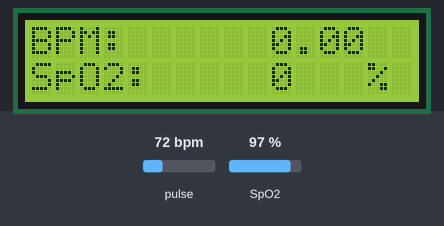
The sketch below on a simulated ESP8266 (NodeMCU). Shown: 16×2 character LCD. The test bench sets the inputs (shaded band); at power-on: pulse 72 bpm, SpO2 97 %. What the sketch prints to the serial monitor is not drawn.

Above: at 7.3 s.
7.4 s: pulse set to 42 bpm
At 9.7 s:
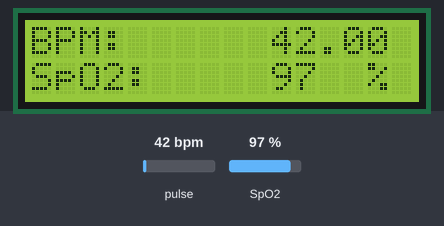
10.4 s: SpO2 set to 100 %
At 11.1 s:
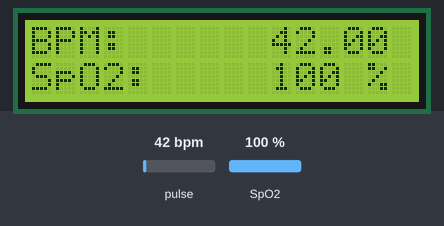
13.4 s: SpO2 set to 80 %
At 13.8 s:
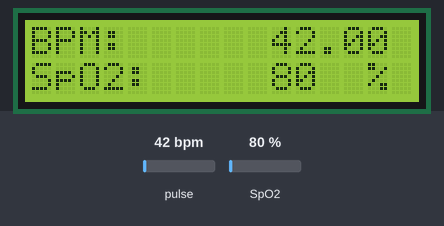
16.4 s: pulse set to 70 bpm
At 17.1 s:
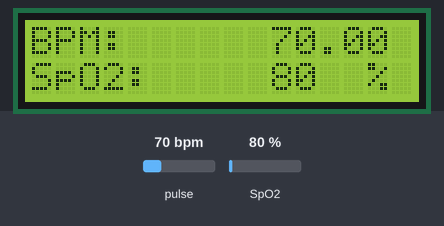
19.4 s: pulse set to 100 bpm
At 19.8 s:
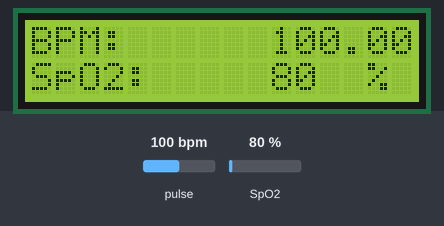
22.4 s: pulse set to 42 bpm
At 23.6 s:
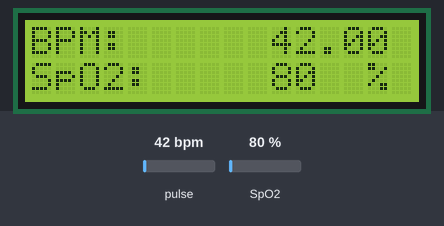
Timing chart, 0 to 25.4 s (numbered marks = the images above; inputs shaded):
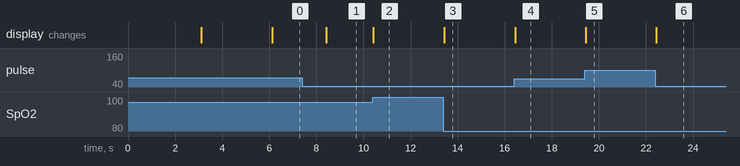

The sketch:

pulselcdtest.ino
```cpp
#include <Wire.h>
#include <ESP8266WiFi.h>
//#include <BlynkSimpleEsp8266.h>
#include "MAX30100_PulseOximeter.h"
//#include <SimpleTimer.h>
#include <ESP8266WiFi.h>
//#include <BlynkSimpleEsp8266.h>
#include <LiquidCrystal_I2C.h>
LiquidCrystal_I2C lcd(0x3F, 16, 2);

//char auth[] = "6497f4ca052e43e3817c1e7157926730";             // You should get Auth Token in the Blynk App.
char ssid[] = "Oneplus 10R";                                     // Your WiFi credentials.
char pass[] = "arkamanna";

#define REPORTING_PERIOD_MS     3000
//SimpleTimer timer;

PulseOximeter pox;
uint32_t tsLastReport = 0;

void onBeatDetected()
{
  ;
}

void setup()
{
  Serial.begin(9600);
  Wire.begin(D2, D1);
  lcd.init();
  lcd.backlight();
  lcd.setCursor(3, 0);
  lcd.print("Welcome To");
  lcd.setCursor(0, 1);
  lcd.print("JustDoElectronic");
  delay(3000);
  lcd.clear();
  lcd.setCursor(6, 0);
  lcd.print("IoT");
  lcd.setCursor(1, 1);
  lcd.print("Pulse Oximeter");
  delay(3000);
  lcd.clear();
  Serial.begin(115200);
//  Blynk.begin(auth, ssid, pass);
  Serial.print("Initializing pulse oximeter..");


  // Initialize the PulseOximeter instance
  // Failures are generally due to an improper I2C wiring, missing power supply
  // or wrong target chip
  if (!pox.begin()) {
    Serial.println("FAILED");
    for (;;);
  } else {
    Serial.println("SUCCESS");
    digitalWrite(1, HIGH);
  }
  pox.setIRLedCurrent(MAX30100_LED_CURR_24MA);

  // Register a callback for the beat detection
  pox.setOnBeatDetectedCallback(onBeatDetected);

//  timer.setInterval(1000L, getSendData);
}

void loop()
{

//  timer.run(); // Initiates SimpleTimer
//  Blynk.run();
  // Make sure to call update as fast as possible
  pox.update();
  if (millis() - tsLastReport > REPORTING_PERIOD_MS) {


    // to computer serial monitor
    Serial.print("BPM: ");
    Serial.print(pox.getHeartRate());
    //blue.println("\n");

    Serial.print("    SpO2: ");
    Serial.print(pox.getSpO2());
    Serial.print("%");
    Serial.println("\n");

    lcd.clear();
    lcd.setCursor(0, 0);
    lcd.print("BPM: ");
    lcd.setCursor(10, 0);
    lcd.print(pox.getHeartRate());
    lcd.setCursor(0, 1);
    lcd.print("SpO2:");
    lcd.setCursor(10, 1);
    lcd.print(pox.getSpO2());
    lcd.setCursor(14, 1);
    lcd.print("%");

//    Blynk.virtualWrite(V2, pox.getHeartRate() );
//    Blynk.virtualWrite(V3, pox.getSpO2());

//    tsLastReport = millis();

  }

}

void getSendData()
{
  ;
}
```

Measured:
- after the input at 7.4 s, the display: changes after 1.0 s (image 1)
- after the input at 10.4 s, the display: changes at once (image 2)
- after the input at 13.4 s, the display: changes at once (image 3)
- after the input at 16.4 s, the display: changes after 0.06 s (image 4)
- after the input at 19.4 s, the display: changes at once (image 5)
- after the input at 22.4 s, the display: changes at once (image 6)
